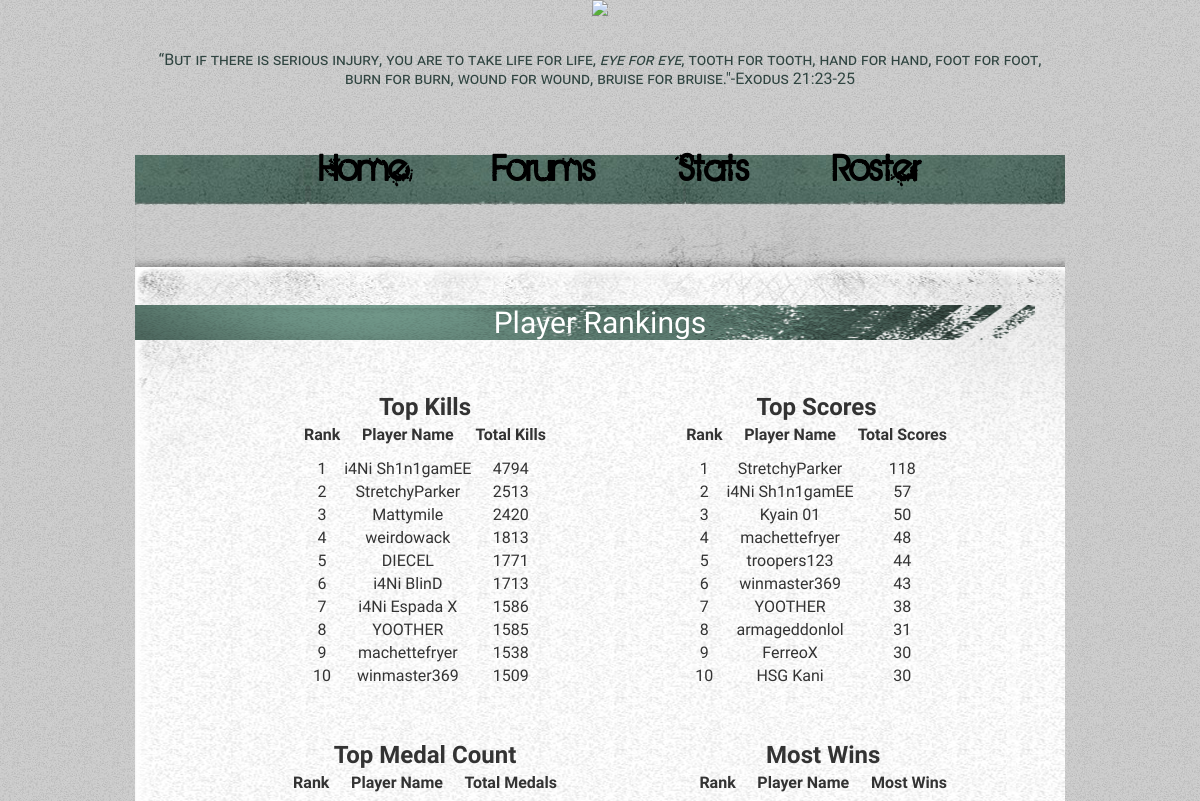
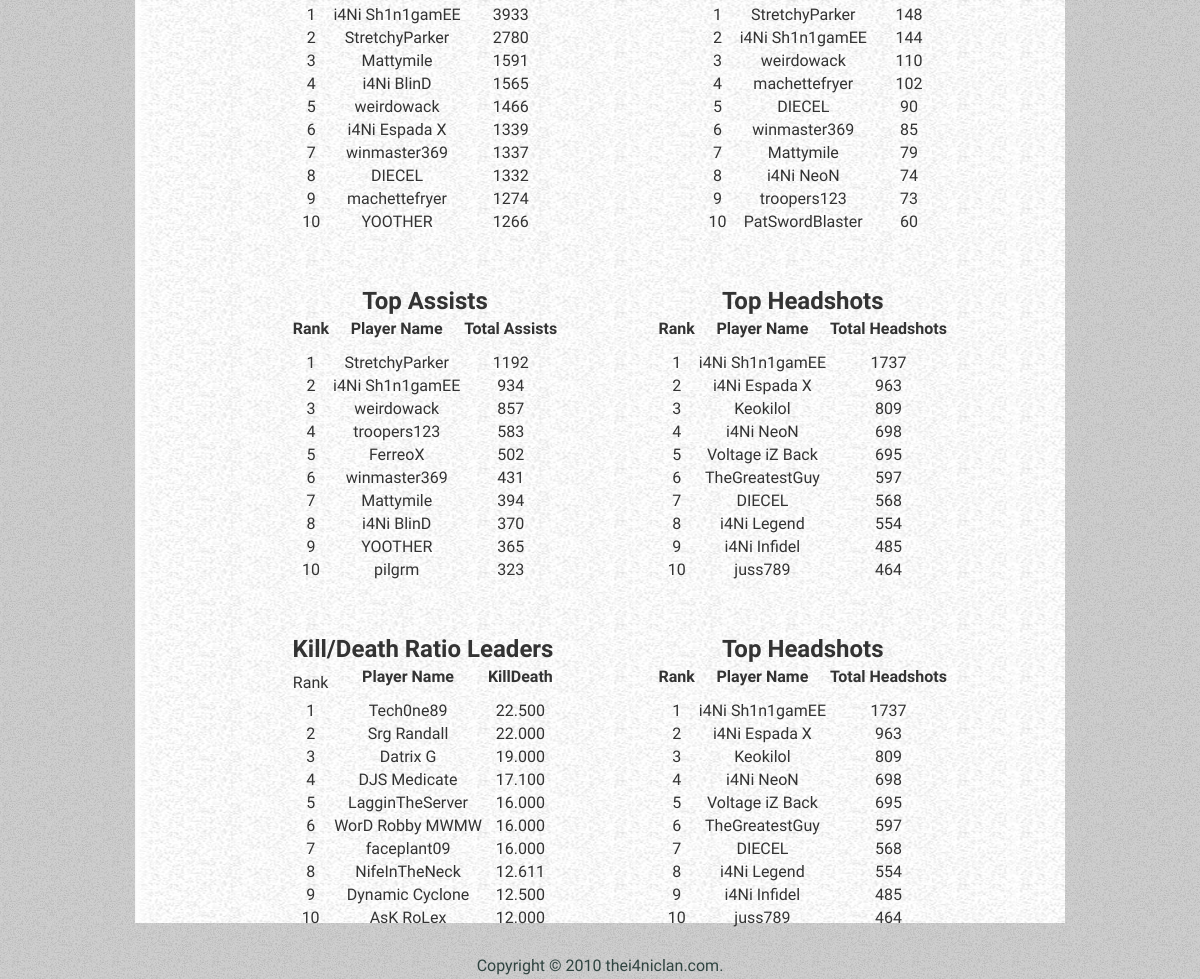
Page /rankings.php on the committed database (2 pictures, top to bottom).
### tables this page shows
CREATE TABLE IF NOT EXISTS `players` (
  `gamertag` varchar(20) NOT NULL DEFAULT '',
  `scores` int(6) DEFAULT NULL,
  `kills` int(6) DEFAULT NULL,
  `deaths` int(6) DEFAULT NULL,
  `assists` int(6) DEFAULT NULL,
  `shotsHit` int(6) DEFAULT NULL,
  `shotsFired` int(6) DEFAULT NULL,
  `HitPercentage` int(6) DEFAULT NULL,
  `headshots` int(6) DEFAULT NULL,
  `suicides` int(6) DEFAULT NULL,
  `totalTime` time DEFAULT NULL,
  `totalMedals` int(8) DEFAULT NULL,
  `doubleKill` int(6) DEFAULT NULL,
  `tripleKill` int(6) DEFAULT NULL,
  `Killtacular` int(6) DEFAULT NULL,
  `killFrenzy` int(6) DEFAULT NULL,
  `killtrocity` int(6) DEFAULT NULL,
  `Killimanjaro` int(6) DEFAULT NULL,
  `killingSpree` int(6) DEFAULT NULL,
  `runningRiot` int(6) DEFAULT NULL,
  `rampage` int(6) DEFAULT NULL,
  `beserker` int(6) DEFAULT NULL,
  `overkill` int(6) DEFAULT NULL,
  `sniperKill` int(6) DEFAULT NULL,
  `stickIt` int(6) DEFAULT NULL,
  `BeatDown` int(6) DEFAULT NULL,
  `assassination` int(6) DEFAULT NULL,
  `splatter` int(6) DEFAULT NULL,
  `hijack` int(6) DEFAULT NULL,
  `flagTakes` int(6) DEFAULT NULL,
  `flagScores` int(6) DEFAULT NULL,
  `flagReturns` int(6) DEFAULT NULL,
  `wins` int(6) DEFAULT NULL,
  `totalGames` int(6) DEFAULT NULL,
  PRIMARY KEY (`gamertag`)
);

CREATE TABLE IF NOT EXISTS `killdeath` (
  `gamertag` varchar(25) DEFAULT NULL,
  `killdeath` decimal(6,3) DEFAULT NULL
);

### rankings.php (the view, shortened to what this page needs)
<!DOCTYPE html PUBLIC "-//W3C//DTD XHTML 1.0 Strict//EN" "http://www.w3.org/TR/xhtml1/DTD/xhtml1-strict.dtd">
<html xmlns="http://www.w3.org/1999/xhtml">
  <head>
    <link href="subpage.css" rel="stylesheet" type="text/css" media="screen" />
    <link href="rankings.css" rel="stylesheet" type="text/css" media="screen" />
      <?php require("meta.php");?>
<?php require("body.php");?>
<?php require_once("navbar.php"); ?>
<div id="page">
		<div id="bgtop">
			<div id="bgbottom">
				<div id="content">
				  <div class="post">
				    <div class="title">
							<h2><a href="#">Player Rankings</a></h2>
				    </div>
                    <div class="wrapper">
					<div class="left">
                        <?php
						$query = "SELECT gamertag,kills FROM players ORDER BY kills DESC LIMIT 10";
						$result = mysql_query($query) or die("Query failed : " . mysql_error());
						$num = mysql_num_rows($result);
						if ($num <= 0){
							echo "<p> ERROR </p>";
						}
						else
						{
							$count=0;
							echo "<table>\n<th colspan=\"3\">Top Kills</th> <tr><td><h1>Rank</h1></td><td><h1>Player Name</h1></td><td><h1>Total Kills</h1></td></tr>";
							while ($line = mysql_fetch_array($result, MYSQL_ASSOC)) {
								$count++;
								echo "<tr><td> $count </td>";
    							foreach ($line as $col_value) {
									echo "<td>$col_value</td>";
     						 }
							 echo "</tr> \n";
      							}
							echo "</table>\n";
						}
						?>
                       </div>
                      <div class="right">
                        <?php
						$query = "SELECT gamertag,scores FROM players ORDER BY scores DESC LIMIT 10";
						$result = mysql_query($query) or die("Query failed : " . mysql_error());
						$num = mysql_num_rows($result);
						if ($num <= 0){
							echo "<p> ERROR </p>";
						}
						else
						{
							$count=0;
							echo "<table>\n<th colspan=\"3\">Top Scores</th> <tr><td><h1>Rank</h1></td><td><h1>Player Name</h1></td><td><h1>Total Scores</h1></td></tr>";
							while ($line = mysql_fetch_array($result, MYSQL_ASSOC)) {
								$count++;
								echo "<tr><td> $count </td>";
    							foreach ($line as $col_value) {
									echo "<td>$col_value</td>";
     						 }
							 echo "</tr> \n";
      							}
							echo "</table>\n";
						}
						?>
                      </div>
				</div>
                     <div class="wrapper">
					<div class="left">
                        <?php
						$query = "SELECT gamertag,totalMedals FROM players ORDER BY totalMedals DESC LIMIT 10";
						$result = mysql_query($query) or die("Query failed : " . mysql_error());
						$num = mysql_num_rows($result);
						if ($num <= 0){
							echo "<p> ERROR </p>";
						}
						else
						{
							$count=0;
							echo "<table>\n<th colspan=\"3\">Top Medal Count</th> <tr><td><h1>Rank</h1></td><td><h1>Player Name</h1></td><td><h1>Total Medals</h1></td></tr>";
							while ($line = mysql_fetch_array($result, MYSQL_ASSOC)) {
								$count++;
								echo "<tr><td> $count </td>";
    							foreach ($line as $col_value) {
									echo "<td>$col_value</td>";
     						 }
							 echo "</tr> \n";
      							}
							echo "</table>\n";
						}
						?>
                       </div>
                      <div class="right">
                        <?php
						$query = "SELECT gamertag,wins FROM players ORDER BY wins DESC LIMIT 10";
						$result = mysql_query($query) or die("Query failed : " . mysql_error());
						$num = mysql_num_rows($result);
						if ($num <= 0){
							echo "<p> ERROR </p>";
						}
						else
						{
							$count=0;
							echo "<table>\n<th colspan=\"3\">Most Wins</th> <tr><td><h1>Rank</h1></td><td><h1>Player Name</h1></td><td><h1>Most Wins</h1></td></tr>";
							while ($line = mysql_fetch_array($result, MYSQL_ASSOC)) {
								$count++;
								echo "<tr><td> $count </td>";
    							foreach ($line as $col_value) {
									echo "<td>$col_value</td>";
     						 }
							 echo "</tr> \n";
      							}
							echo "</table>\n";
						}
						?>
                      </div>
				</div>
                <div class="wrapper">
					<div class="left">
                        <?php
						$query = "SELECT gamertag,assists FROM players ORDER BY assists DESC LIMIT 10";
						$result = mysql_query($query) or die("Query failed : " . mysql_error());
						$num = mysql_num_rows($result);
						if ($num <= 0){
							echo "<p> ERROR </p>";
						}
						else
						{
							$count=0;
							echo "<table>\n<th colspan=\"3\">Top Assists</th> <tr><td><h1>Rank</h1></td><td><h1>Player Name</h1></td><td><h1>Total Assists</h1></td></tr>";
							while ($line = mysql_fetch_array($result, MYSQL_ASSOC)) {
								$count++;
								echo "<tr><td> $count </td>";
    							foreach ($line as $col_value) {
									echo "<td>$col_value</td>";
     						 }
							 echo "</tr> \n";
      							}
							echo "</table>\n";
						}
						?>
                       </div>
                      <div class="right">
                        <?php
						$query = "SELECT gamertag,headshots FROM players ORDER BY headshots DESC LIMIT 10";
						$result = mysql_query($query) or die("Query failed : " . mysql_error());
						$num = mysql_num_rows($result);
						if ($num <= 0){
							echo "<p> ERROR </p>";
						}
						else
						{
							$count=0;
							echo "<table>\n<th colspan=\"3\">Top Headshots</th> <tr><td><h1>Rank</h1></td><td><h1>Player Name</h1></td><td><h1>Total Headshots</h1></td></tr>";
							while ($line = mysql_fetch_array($result, MYSQL_ASSOC)) {
								$count++;
								echo "<tr><td> $count </td>";
    							foreach ($line as $col_value) {
									echo "<td>$col_value</td>";
     						 }
							 echo "</tr> \n";
      							}
							echo "</table>\n";
						}
						?>
                      </div>
				</div>
                <div class="wrapper">
					<div class="left">
                        <?php
						$query = "SELECT gamertag,killdeath FROM killdeath ORDER BY killdeath DESC LIMIT 10";
						$result = mysql_query($query) or die("Query failed : " . mysql_error());
						$num = mysql_num_rows($result);
						if ($num <= 0){
							echo "<p> ERROR </p>";
						}
						else
						{
							$count=0;
							echo "<table>\n<th colspan=\"3\">Kill/Death Ratio Leaders</th> <tr><td>Rank</td><td><h1>Player Name</h1></td><td><h1>KillDeath</h1></td><td></tr>";
							while ($line = mysql_fetch_array($result, MYSQL_ASSOC)) {
								$count++;
								echo "<tr><td> $count </td>";
    							foreach ($line as $col_value) {
									echo "<td>$col_value</td>";
     						 }
							 echo "</tr> \n";
      							}
							echo "</table>\n";
						}
						?>
                       </div>
                      <div class="right">
                        <?php
						$query = "SELECT gamertag,headshots FROM players ORDER BY headshots DESC LIMIT 10";
						$result = mysql_query($query) or die("Query failed : " . mysql_error());
						$num = mysql_num_rows($result);
						if ($num <= 0){
							echo "<p> ERROR </p>";
						}
						else
						{
							$count=0;
							echo "<table>\n<th colspan=\"3\">Top Headshots</th> <tr><td><h1>Rank</h1></td><td><h1>Player Name</h1></td><td><h1>Total Headshots</h1></td></tr>";
							while ($line = mysql_fetch_array($result, MYSQL_ASSOC)) {
								$count++;
								echo "<tr><td> $count </td>";
    							foreach ($line as $col_value) {
									echo "<td>$col_value</td>";
     						 }
							 echo "</tr> \n";
      							}
							echo "</table>\n";
						}
						?>
                      </div>
				</div>
				  </div>
					</div>
				</div>
				<div style="clear: both;">&nbsp;</div>
			</div>
		</div>
	</div>
	<?php require("footer.php");?>
</body>
</html>

### meta.php
<?php
echo "<meta name=\"keywords\" content=\"\" />
<meta name=\"description\" content=\"\" />
<link href='http://fonts.googleapis.com/css?family=Droid+Sans' rel='stylesheet' type='text/css'>
<meta name=\"description\" content=\"The i4Ni Clan Community Gaming Site\" />
<meta name=\"keywords\" content=\"www.thei4niclan.com, thei4niclan.com,thei4niclan, the i4ni clan, i4ni, i4niclan, eyeforaneye, eye4neye, i for an i, clan, halo 2 vista\" />
<meta name=\"google-site-verification\" content=\"O4DW1uW8zPe1nW4KbnQtWF-CspD8BU60ECo7qivrDPY\" />
<link rel=\"shortcut icon\" href=\"http://www.thei4niclan.com/images/favicon.ico\" type=\"image/x-icon\" />
</head>";
?>

### body.php
<?php echo "<body>
<center>
<div id=\"wrapper\">
<div id=\"banner\"><img src=\"http://www.thei4niclan.com/images/animated_banner.gif\" /></div>
	<div id=\"header\">
		<div id=\"logo\">
        <top-quote>“But if there is serious injury, you are to take life for life, <em>eye for eye</em>, tooth for tooth, hand for hand, foot for foot,  burn for burn, wound for wound, bruise for bruise.\"-Exodus 21:23-25</top-quote>
		</div>
        </div>";
						?>

### navbar.php
<?php
echo "		<div id=\"menu\">
			<ul>
				<li><a href=\"index.php\">Home</a></li>
				<li><a href=\"#\">Forums</a></li>
				<li><a href=\"stats.php\">Stats</a></li>
                <li><a href=\"roster.php\">Roster</a></li>
			</ul>
		</div>
		";
?>

### footer.php
<?php echo	"
	<div id=\"footer\">\n
		<p>Copyright &copy; 2010 thei4niclan.com. \n
	</div>\n
	\n";
?>

### subpage.css (style rules this page uses)
body { margin: 0px; padding: 0px; background: url(images/main_background.png); font-family: 'Droid Sans', arial, serif; font-size: 16px; color:#000; }
h1, h2, h3 { margin-top: 0px; font-family: 'Droid Sans', arial, serif; font-weight: normal; }
h1 { font-size: 42px; }
h2 { font-size: 30px; }
p, ul, ol { margin-top: 0px; line-height: 160%; }
top-quote { font-family: 'Droid Sans', arial, serif; font-variant:small-caps; font-size: 16px; color: #2f4440; }
a { color: #0098A4; }
#wrapper { background: url(images/main_background.png) repeat; }
#header { width: 920px; height: 130px; margin: 0px auto; background: url(images/main_background.png) repeat; }
#logo { float: left; padding-top: 30px; }
#menu { margin-top:5px; background:url(images/navbar.png); width:930px; height:50px; text-align:center; }
#menu ul { display:inline; list-style: none; text-align:center; }
#menu li { display:inline; }
#menu a { padding: 25px 40px 10px 40px; text-decoration: none; font-family: 'BirthofaHero'; font-size: 40px; color:#000; font-weight:bold; }
#page { width: 930px; margin: auto; margin-left:auto; background: url(images/subpage_background_mid.png) repeat-y left top; }
#bgtop { background: url(images/subpage_background_header.png) no-repeat left top; }
#bgbottom { background: url(images/subpage_background_footer.png) no-repeat left bottom; }
#content { float: left; width: 930px; height:1400px; padding: 100px 0px 0px 0px; color:#333 }
.post .title { padding: 0px 0px 0px 0px; background: url(images/titlebar_sub.png) no-repeat left top; }
.post .title h2, .post .title h3 { margin: 0px; }
.post .title h2 a, .post .title h3 a { text-decoration: none; color: #FFFFFF; }
#footer { width: 920px; height: 50px; margin: 0px auto; }
#footer p { margin: 0px; padding: 30px 0px 0px 0px; text-align: center; font-size: 16px; color: #2f4440; }

### rankings.css (style rules this page uses)
div.wrapper { padding-top:50px; width: 700px; position: relative; font-family: 'Droid Sans', arial, serif; clear: both; }
div.left { width: 50%; position: relative; float: left; font-size:16px; }
td { border: 40px transparent; margin:auto; text-align:center; }
div.right { float:right; font-family: 'Droid Sans', arial, serif; font-size:16px; position: relative; }
th { font-size:24px; text-align:center; font-weight:1200; }
h1 { font-size:16px; font-weight:700; }

### rows in the picture
players: gamertag "i4Ni Sh1n1gamEE", kills "4794", scores "57", totalMedals "3933", wins "144"
players: gamertag "StretchyParker", kills "2513", scores "118", totalMedals "2780", wins "148"
players: gamertag "Mattymile", kills "2420", totalMedals "1591", wins "79"
players: gamertag "weirdowack", kills "1813", totalMedals "1466", wins "110"
players: gamertag "DIECEL", kills "1771", totalMedals "1332", wins "90"
players: gamertag "i4Ni BlinD", kills "1713", totalMedals "1565"
players: gamertag "i4Ni Espada X", kills "1586", totalMedals "1339"
players: gamertag "YOOTHER", kills "1585", scores "38", totalMedals "1266"
players: gamertag "machettefryer", kills "1538", scores "48", totalMedals "1274", wins "102"
players: gamertag "winmaster369", kills "1509", scores "43", totalMedals "1337", wins "85"
players: gamertag "Kyain 01", scores "50"
players: gamertag "troopers123", scores "44", wins "73"
players: gamertag "armageddonlol", scores "31"
players: gamertag "FerreoX", scores "30"
players: gamertag "HSG Kani", scores "30"
players: gamertag "i4Ni NeoN", wins "74"
players: gamertag "PatSwordBlaster", wins "60"
killdeath: gamertag "Tech0ne89", killdeath "22.500"
killdeath: gamertag "Srg Randall", killdeath "22.000"
killdeath: gamertag "Datrix G", killdeath "19.000"
killdeath: gamertag "DJS Medicate", killdeath "17.100"
killdeath: gamertag "LagginTheServer", killdeath "16.000"
killdeath: gamertag "WorD Robby MWMW", killdeath "16.000"
killdeath: gamertag "faceplant09", killdeath "16.000"
killdeath: gamertag "NifeInTheNeck", killdeath "12.611"
killdeath: gamertag "Dynamic Cyclone", killdeath "12.500"
killdeath: gamertag "AsK RoLex", killdeath "12.000"

### other values in the picture
$col_value "StretchyParker"
$col_value "1192"
$col_value "i4Ni Sh1n1gamEE"
$col_value "934"
$col_value "weirdowack"
$col_value "857"
$col_value "troopers123"
$col_value "583"
$col_value "FerreoX"
$col_value "502"
$col_value "winmaster369"
$col_value "431"
$col_value "Mattymile"
$col_value "394"
$col_value "i4Ni BlinD"
